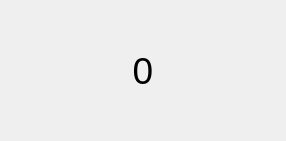
<?xml version="1.0" encoding="UTF-8"?>
<ui version="4.0">
 <class>Dialog</class>
 <widget class="QDialog" name="Dialog">
  <property name="geometry">
   <rect>
    <x>0</x>
    <y>0</y>
    <width>286</width>
    <height>141</height>
   </rect>
  </property>
  <property name="windowTitle">
   <string>Dialog</string>
  </property>
  <layout class="QGridLayout" name="gridLayout">
   <item row="0" column="0">
    <widget class="QLabel" name="label">
     <property name="font">
      <font>
       <pointsize>28</pointsize>
      </font>
     </property>
     <property name="text">
      <string>0</string>
     </property>
     <property name="alignment">
      <set>Qt::AlignCenter</set>
     </property>
    </widget>
   </item>
  </layout>
 </widget>
 <resources/>
 <connections/>
</ui>
